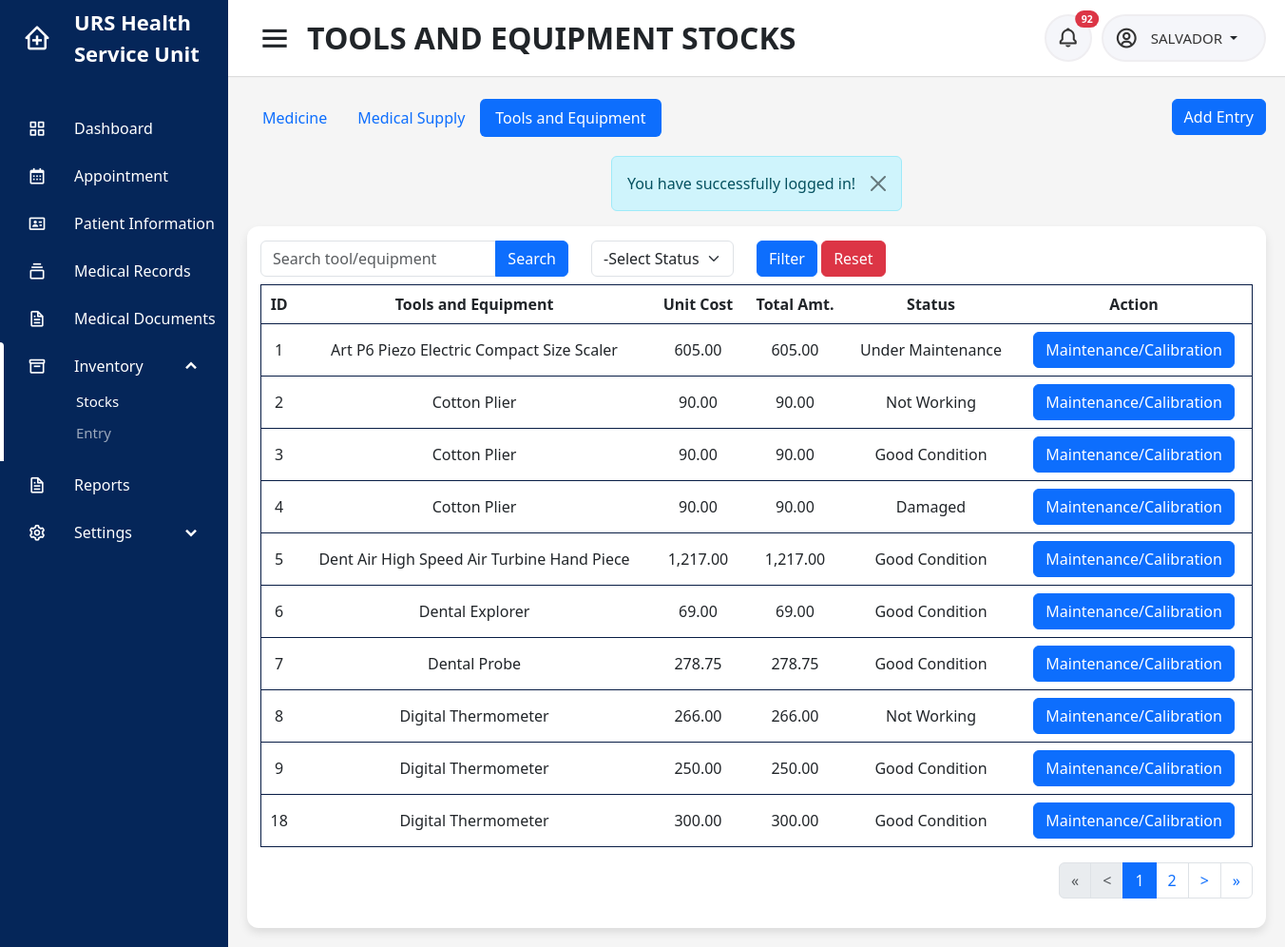
/users/nurse/te_stocks.php (signed in), run on an earlier commit of the app's database.
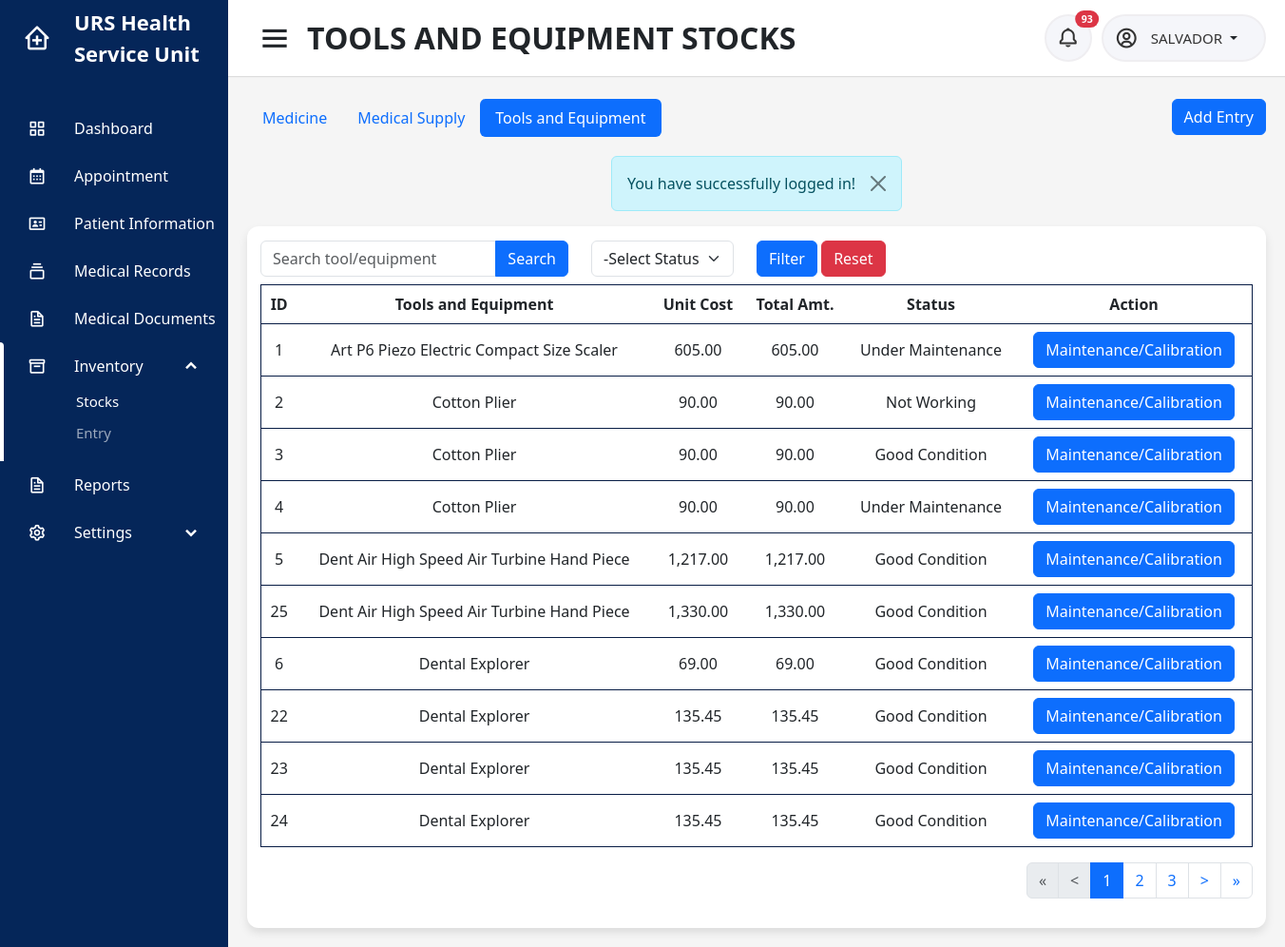
And on a later commit of the database.
### tables this page shows
CREATE TABLE `inventory_te` (
  `id` int(11) NOT NULL,
  `campus` varchar(45) NOT NULL,
  `teid` int(11) NOT NULL,
  `qty` int(10) UNSIGNED NOT NULL,
  `unit_cost` float UNSIGNED NOT NULL,
  `status` varchar(45) NOT NULL,
  `date` date NOT NULL,
  `time` time NOT NULL
);

CREATE TABLE `tools_equip` (
  `teid` int(11) NOT NULL,
  `tools_equip` text NOT NULL,
  `unit_measure` varchar(45) DEFAULT NULL,
  `datetime` datetime NOT NULL
);

### users/nurse/modals/calimain_modal.php (called while the page is built, shortened)
<?php
include('connection.php');
$sql = "SELECT * FROM te_status ORDER BY te_status";
$result = mysqli_query($conn, $sql);
?>

### users/nurse/te_stocks.php (the view, shortened to what the changed rows need)
<?php
include('../../connection.php');
$userid = $_SESSION['userid'];
$campus = $_SESSION['campus'];
if (isset($_GET['te']) || isset($_GET['te_status'])) {
    $te = isset($_GET['te']) ? $_GET['te'] : '';
    $te_status = isset($_GET['te_status']) ? $_GET['te_status'] : '';
    $whereClause = " campus = '$campus' AND i.qty > 0";
    if ($te !== '') {
        $whereClause .= " AND t.tools_equip LIKE '%$te%'";
    }
    if ($te_status !== '') {
        $whereClause .= " AND i.status = '$te_status'";
    }
    $sql_count = "SELECT COUNT(*) AS total_rows
                  FROM inventory_te i
                  INNER JOIN tools_equip t ON t.teid = i.teid
                  WHERE $whereClause";
} else {
    $sql_count = "SELECT COUNT(*) AS total_rows
                  FROM inventory_te i
                  INNER JOIN tools_equip t ON t.teid = i.teid
                  WHERE campus = '$campus' AND i.qty > 0";
}
$count_result = $conn->query($sql_count);
if ($count_result) {
    $count_row = $count_result->fetch_assoc();
    $nr_of_rows = $count_row['total_rows'];
} else {
    echo "Error: " . $conn->error;
}
$rows_per_page = 10;
$page = isset($_GET['page']) ? $_GET['page'] : 1;
$start = ($page - 1) * $rows_per_page;
$pages = ceil($nr_of_rows / $rows_per_page);
$start_loop = $page > 2 ? $page - 2 : 1;
$end_loop = $page < $pages - 2 ? $page + 2 : $pages;
?>
<!DOCTYPE html>
<html lang="en" dir="ltr">
<head>
    <?php include('../../includes/header.php'); ?>
</head>
<body id="<?php echo $id ?>">
    <section class="home-section">
        <nav>
            <div class="right-nav">
                <div class="notification-button">
                    <button type="button" class="btn btn-sm position-relative" onclick="window.location.href = 'notification'">
                        <i class='bx bx-bell'></i>
                        <?php
                        $sql = "SELECT au.id, au.user, au.campus, au.activity, au.datetime, au.status, ac.firstname, ac.middlename, ac.lastname, ac.campus, i.image FROM audit_trail au INNER JOIN account ac ON ac.accountid = au.user INNER JOIN patient_image i ON i.patient_id = au.user WHERE ((au.activity LIKE '%added a walk-in schedule%' AND au.activity LIKE '%$campus%') OR (au.activity LIKE '%cancelled a walk-in schedule%' AND au.activity LIKE '%$campus%') OR au.activity LIKE 'sent%' OR au.activity LIKE 'cancelled%' OR au.activity LIKE 'uploaded medical document%' OR au.activity LIKE '%expired%') AND au.status='unread' AND au.user != '$userid' ORDER BY au.datetime DESC";
                        $result = mysqli_query($conn, $sql);
                        if ($row = mysqli_num_rows($result)) {
                        ?>
                            <span class="position-absolute top-0 start-100 translate-middle badge rounded-pill bg-danger">
                                <?= $row ?>
                            </span>
                        <?php
                        }
                        ?>
                    </button>
                </div>
            </div>
        </nav>
        <div class="home-content">
            <div class="overview-boxes">
                        <?php include('modals/nurseaddtestocksmodal.php'); ?>
                <div class="content">
                    <div class="row">
                                                <?php
                                                $sql = "SELECT * FROM te_status ORDER BY te_status";
                                                if ($result = mysqli_query($conn, $sql)) {
                                                    while ($row = mysqli_fetch_array($result)) {
                                                        $te_status = $row["te_status"]; ?>
                                                        <option value="<?php echo $te_status; ?>" <?= isset($_GET['te_status']) == true ? ($_GET['te_status'] == $te_status ? 'selected' : '') : '' ?>><?php echo $te_status; ?></option><?php }
                                                                                                                                                                                                                } ?>
                        <div class="col-sm-12">
                            <div class="table-responsive">
                                <table class="table">
                                    <thead class="head">
                                        <tr>
                                            <th>ID</th>
                                            <th>Tools and Equipment</th>
                                            <th>Unit Cost</th>
                                            <th>Total Amt.</th>
                                            <th>Status</th>
                                            <th>Action</th>
                                    </thead>
                                    <tbody>
                                        <?php
                                        if (isset($_GET['te']) && $_GET['te'] != '') {
                                            $te = $_GET['te'];
                                            $count = 1;
                                            $sql = "SELECT i.id, i.campus, i.teid, i.qty, i.unit_cost, i.status, i.date, i.time, t.tools_equip, t.unit_measure, t.teid FROM inventory_te i INNER JOIN tools_equip t on t.teid=i.teid WHERE t.tools_equip LIKE '%$te%' AND campus = '$campus' ORDER BY t.tools_equip LIMIT $start, $rows_per_page";
                                            $result = mysqli_query($conn, $sql);
                                        } else {
                                            $sql = "SELECT i.id, i.campus, i.teid, i.qty, i.unit_cost, i.status, i.date, i.time, t.tools_equip, t.unit_measure, t.teid FROM inventory_te i INNER JOIN tools_equip t on t.teid=i.teid WHERE campus = '$campus' ORDER BY t.tools_equip LIMIT $start, $rows_per_page";
                                            $result = mysqli_query($conn, $sql);
                                        }
                                        if ($result) {
                                            if (mysqli_num_rows($result) > 0) {
                                                foreach ($result as $data) {
                                        ?>
                                                    <tr>
                                                        <td><?php
                                                            $amount = $data['qty'] * $data['unit_cost'];
                                                            echo $data['id']; ?></td>
                                                        <td><?php echo $data['tools_equip'] . $data['unit_measure'] ?></td>
                                                        <td><?php echo number_format($data['unit_cost'], '2', '.') ?></td>
                                                        <td><?php echo number_format($amount, '2', '.') ?></td>
                                                        <td><?php echo $data['status']; ?></td>
                                                        <td>
                                                            <button type="button" class="btn btn-primary" data-bs-toggle="modal" data-bs-target="#calimain<?php echo $data['id'] ?>">Maintenance/Calibration</button>
                                                        </td>
                                                    </tr>
                                                <?php
                                                    include('modals/calimain_modal.php');
                                                }
                                            }
                                        }
                                        ?>
                                    </tbody>
                                </table>
                                <ul class="pagination justify-content-end">
                                    <?php
                                    if (mysqli_num_rows($result) > 0) : ?>
                                        <?php for ($i = $start_loop; $i <= $end_loop; $i++) : ?>
                                            <li class="page-item <?php echo $page == $i ? 'active' : ''; ?>">
                                                <a class="page-link" href="?<?= isset($_GET['te']) ? 'te=' . $_GET['te'] . '&' : '', isset($_GET['te_status']) ? 'te_status=' . $_GET['te_status'] . '&' : '' ?>page=<?= $i; ?>"><?= $i; ?></a>
                                            </li>
                                        <?php endfor; ?>
                                    <?php endif; ?>
                                </ul>
                            </div>
                        </div>
                    </div>
                </div>
            </div>
        </div>
    </section>
</body>
</html>

What changed in the data, as far as the page shows it:
no longer on this page (row edited): inventory_te: id "7", teid.tools_equip "Dental Probe", unit_cost "278.75", status "Good Condition"
no longer on this page (row unchanged): inventory_te: id "8", teid.tools_equip "Digital Thermometer", unit_cost "266.00", amount "266.00", status "Not Working"
no longer on this page (row unchanged): inventory_te: id "9", teid.tools_equip "Digital Thermometer", unit_cost "250.00", amount "250.00", status "Good Condition"
no longer on this page (row unchanged): inventory_te: id "18", teid.tools_equip "Digital Thermometer", unit_cost "300.00", amount "300.00", status "Good Condition"
changed inventory_te id 4: status "Damaged" → "Under Maintenance"
added inventory_te: id "25", teid.tools_equip "Dent Air High Speed Air Turbine Hand Piece", unit_cost "1,330.00", amount "1,330.00", status "Good Condition"
added inventory_te: id "22", teid.tools_equip "Dental Explorer", unit_cost "135.45", status "Good Condition"
added inventory_te: id "23", teid.tools_equip "Dental Explorer", unit_cost "135.45", status "Good Condition"
added inventory_te: id "24", teid.tools_equip "Dental Explorer", unit_cost "135.45", status "Good Condition"
Also different on the page:
$row: "92" → "93"
new list line: "3"
